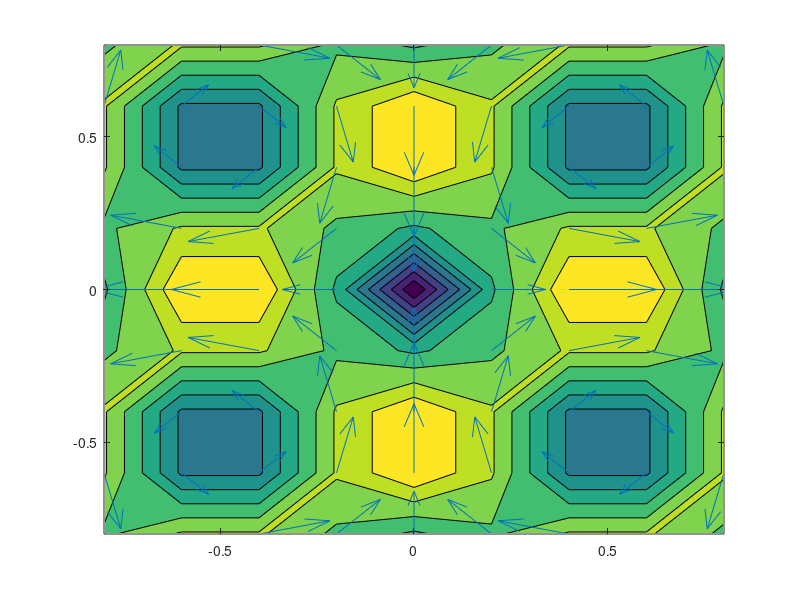

Recreate this plot in MATLAB.
close all; clear all; clc

[x,y] = meshgrid(-0.8:0.2:0.8);

u = sin(pi*x).*cos(pi*y);
v = -cos(pi*x).*sin(pi*y);

f = sqrt(u.^2+v.^2);

contourf(x,y,f)
hold on
quiver(x,y,u,v)
hold off